Frame 1 (no input): blank canvas, image omitted
Frame 60 (the mouse pressed at the canvas centre just before this capture): blank canvas, image omitted
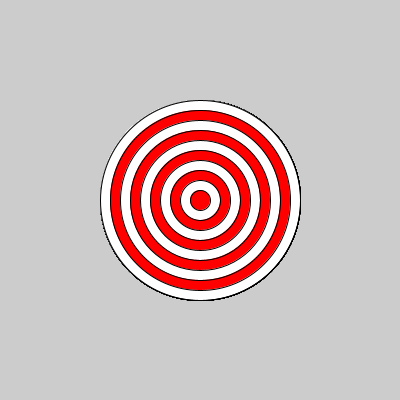
Frame 120 (the mouse held since frame 60 and released just before this capture)

The Processing sketch whose frames 1 and 60 were blank and that drew this single picture after the mouse press (run headless with seeded random() and noise(); from frame 60 on, the mouse is pressed at the canvas centre):

// Processing sketch: targetpractice
// ── targetpractice.pde
void setup() {
  size(400, 400);
}

void draw() {
  face(mouseX, mouseY);
}

void face(int x, int y) {
  for(int i=10; i>0; i--){
    if (mousePressed){
      ellipse(x, y, i*20, i*20);
      if(i%2==0) {
        fill(255, 0, 0);
      } else {
        fill(255);
      }
    }
  }
}
